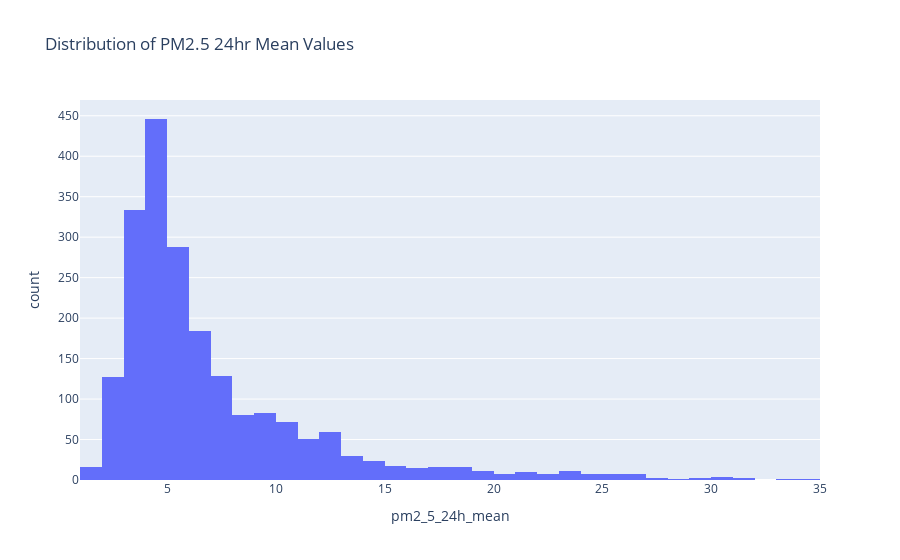

This figure's notebook cell:
### Code cell
# Distribution of PM2.5 values for PurpleAir monitors
px.histogram(unique_dates_filtered[unique_dates_filtered['pm2_5_24h_mean'] <= 200], 
             x='pm2_5_24h_mean', title='Distribution of PM2.5 24hr Mean Values', nbins=50).show()

### Figure 1 — Plotly figure (JSON) as saved in the notebook; plotly's stock layout.template omitted (floating-point values rounded to 4 significant figures; data arrays with more than 128 entries replaced by an {"elided": "..."} marker saying what was removed)
{"data": [{"alignmentgroup": "True", "bingroup": "x", "hovertemplate": "pm2_5_24h_mean=%{x}<br>count=%{y}<extra></extra>", "legendgroup": "", "marker": {"color": "#636efa", "pattern": {"shape": ""}}, "name": "", "nbinsx": 50, "offsetgroup": "", "orientation": "v", "showlegend": false, "type": "histogram", "x": {"elided": "2069 float values"}, "xaxis": "x", "yaxis": "y"}], "layout": {"barmode": "relative", "legend": {"tracegroupgap": 0}, "title": {"text": "Distribution of PM2.5 24hr Mean Values"}, "xaxis": {"anchor": "y", "domain": [0, 1], "title": {"text": "pm2_5_24h_mean"}}, "yaxis": {"anchor": "x", "domain": [0, 1], "title": {"text": "count"}}}}
